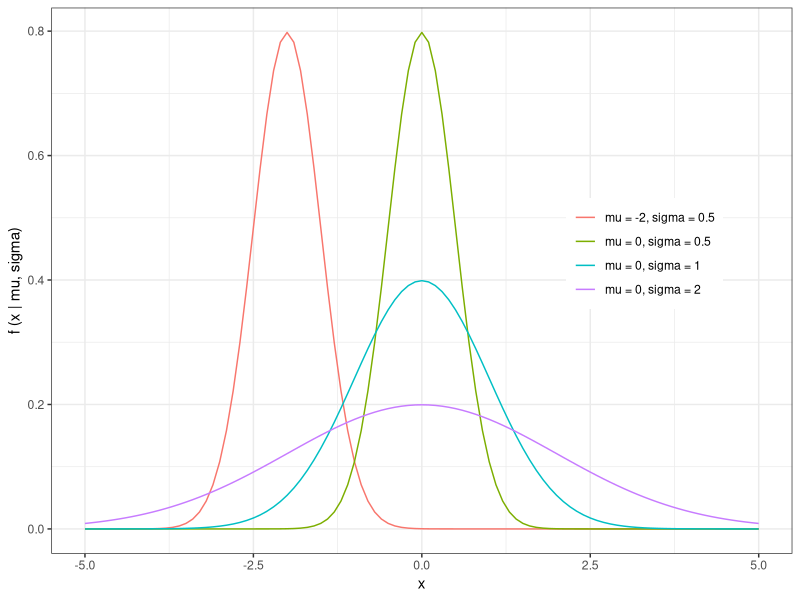
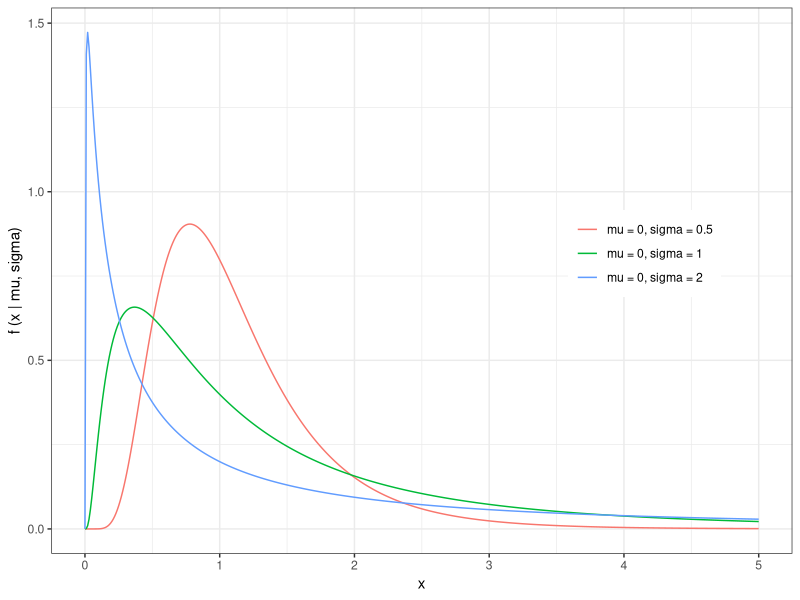
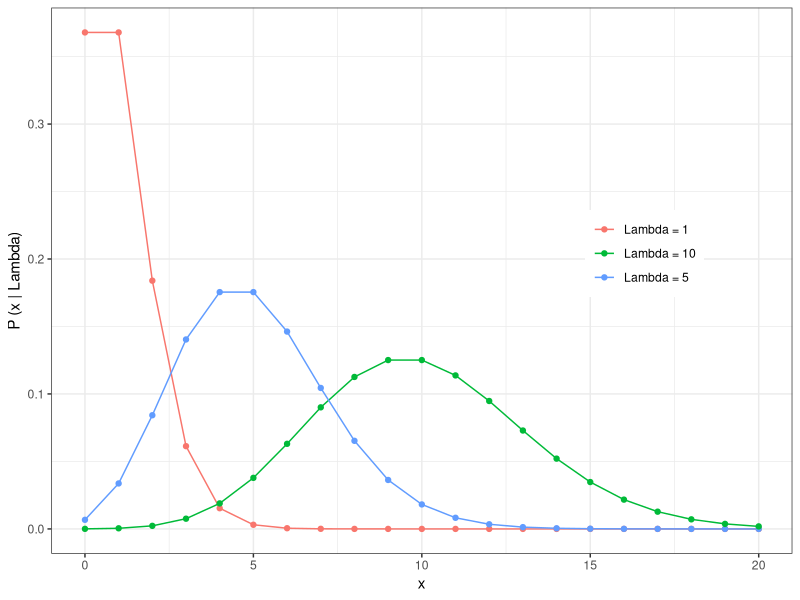
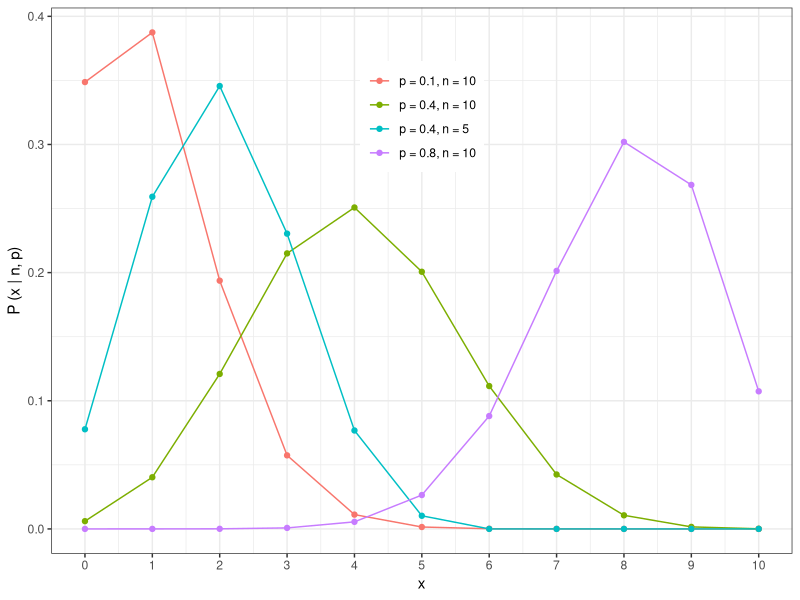
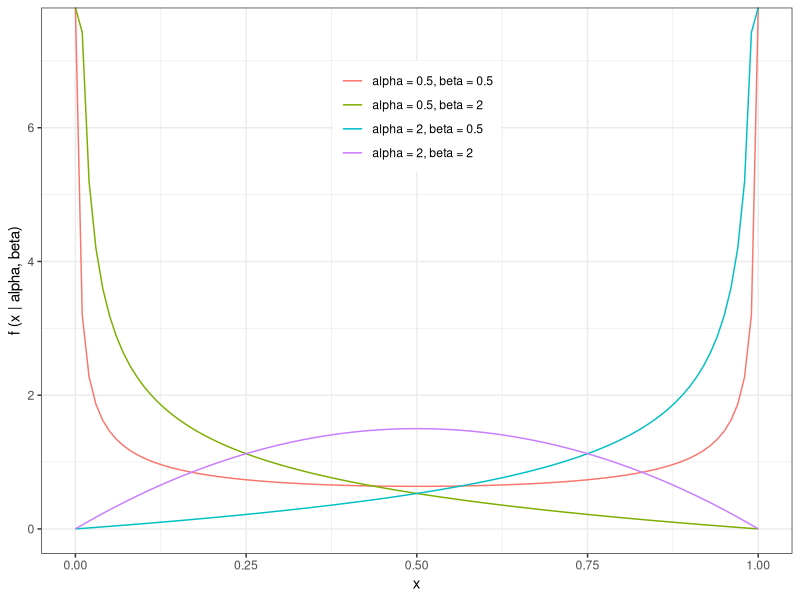
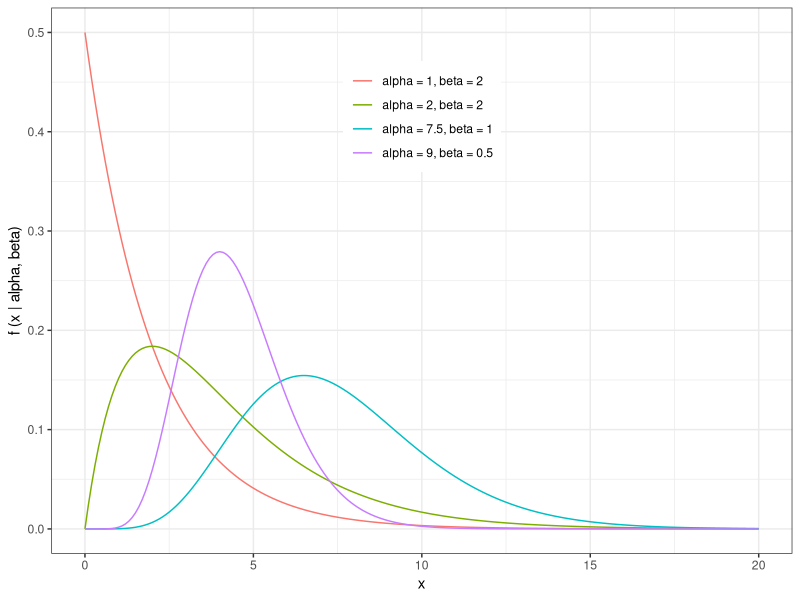

The R source for these figures, in order:
## ---- chunk 1

library(ggplot2)

y1 <- dnorm(seq(-5,5,0.1), 0, 0.5)
y2 <- dnorm(seq(-5,5,0.1), 0, 1)
y3 <- dnorm(seq(-5,5,0.1), 0, 2)
y4 <- dnorm(seq(-5,5,0.1), -2, 0.5)

n.data <- data.frame(y = c(y1,y2,y3,y4),
                     x = rep(seq(-5,5,0.1), times = 4),
                     type = rep(c("mu = 0, sigma = 0.5",
                                  "mu = 0, sigma = 1",
                                  "mu = 0, sigma = 2",
                                  "mu = -2, sigma = 0.5"), each = length(y1)))

theme_set(theme_bw())
ggplot(n.data, aes(x=x, y=y)) + 
  geom_line(aes(color = type)) +
  labs(y = "f (x | mu, sigma)", x = "x") +
  theme(legend.title = element_blank(),
        legend.position = c(0.8, 0.55))
## ---- chunk 2
knitr::include_app('https://hlynch.shinyapps.io/normaldistribution/', height = '1000px')
## ---- chunk 3

library(ggplot2)

y1 <- dlnorm(seq(0,5,0.01), 0, 0.5)
y2 <- dlnorm(seq(0,5,0.01), 0, 1)
y3 <- dlnorm(seq(0,5,0.01), 0, 2)

n.data <- data.frame(y = c(y1,y2,y3),
                     x = rep(seq(0,5,0.01), times = 3),
                     type = rep(c("mu = 0, sigma = 0.5",
                                  "mu = 0, sigma = 1",
                                  "mu = 0, sigma = 2"), each = length(y1)))

theme_set(theme_bw())
ggplot(n.data, aes(x=x, y=y)) + 
  geom_line(aes(color = type)) +
  labs(y = "f (x | mu, sigma)", x = "x") +
  theme(legend.title = element_blank(),
        legend.position = c(0.8, 0.55))

## ---- chunk 4

library(ggplot2)

y1 <- dpois(seq(0,20,1), 1)
y2 <- dpois(seq(0,20,1), 5)
y3 <- dpois(seq(0,20,1), 10)

n.data <- data.frame(y = c(y1,y2,y3),
                     x = rep(seq(0,20,1), times = 3),
                     type = rep(c("Lambda = 1",
                                  "Lambda = 5",
                                  "Lambda = 10"), each = length(y1)))

theme_set(theme_bw())
ggplot(n.data, aes(x=x, y=y)) + 
  geom_line(aes(color = type)) +
  geom_point(aes(color = type)) +
  labs(y = "P (x | Lambda)", x = "x") +
  theme(legend.title = element_blank(),
        legend.position = c(0.8, 0.55))

## ---- chunk 5

library(ggplot2)

y1 <- dbinom(0:10, 10, 0.8)
y2 <- dbinom(0:10, 10, 0.4)
y3 <- dbinom(0:10, 10, 0.1)
y4 <- dbinom(0:10, 5, 0.4)

n.data <- data.frame(y = c(y1,y2,y3,y4),
                     x = rep(0:10, times = 4),
                     type = rep(c("p = 0.8, n = 10",
                                  "p = 0.4, n = 10",
                                  "p = 0.1, n = 10",
                                  "p = 0.4, n = 5"), each = length(y1)))

theme_set(theme_bw())
ggplot(n.data, aes(x=x, y=y)) + 
  geom_line(aes(color = type)) +
  geom_point(aes(color = type)) +
  labs(y = "P (x | n, p)", x = "x") +
  theme(legend.title = element_blank(),
        legend.position = c(0.5, 0.8)) +
  scale_x_continuous(breaks=0:10)
## ---- chunk 6

library(ggplot2)

y1 <- dbeta(seq(0,1,0.01), 0.5, 0.5)
y2 <- dbeta(seq(0,1,0.01), 2, 0.5)
y3 <- dbeta(seq(0,1,0.01), 0.5, 2)
y4 <- dbeta(seq(0,1,0.01), 2, 2)

n.data <- data.frame(y = c(y1,y2,y3,y4),
                     x = rep(seq(0,1,0.01), times = 4),
                     type = rep(c("alpha = 0.5, beta = 0.5",
                                  "alpha = 2, beta = 0.5",
                                  "alpha = 0.5, beta = 2",
                                  "alpha = 2, beta = 2"), each = length(y1)))

theme_set(theme_bw())
ggplot(n.data, aes(x=x, y=y)) + 
  geom_line(aes(color = type)) +
  labs(y = "f (x | alpha, beta)", x = "x") +
  theme(legend.title = element_blank(),
        legend.position = c(0.5, 0.8))
## ---- chunk 7

library(ggplot2)

y1 <- dgamma(seq(0,20,0.1), 1, scale = 2)
y2 <- dgamma(seq(0,20,0.1), 2, scale = 2)
y3 <- dgamma(seq(0,20,0.1), 9, scale = 0.5)
y4 <- dgamma(seq(0,20,0.1), 7.5, scale = 1)

n.data <- data.frame(y = c(y1,y2,y3,y4),
                     x = rep(seq(0,20,0.1), times = 4),
                     type = rep(c("alpha = 1, beta = 2",
                                  "alpha = 2, beta = 2",
                                  "alpha = 9, beta = 0.5",
                                  "alpha = 7.5, beta = 1"), each = length(y1)))

theme_set(theme_bw())
ggplot(n.data, aes(x=x, y=y)) + 
  geom_line(aes(color = type)) +
  labs(y = "f (x | alpha, beta)", x = "x") +
  theme(legend.title = element_blank(),
        legend.position = c(0.5, 0.8))
